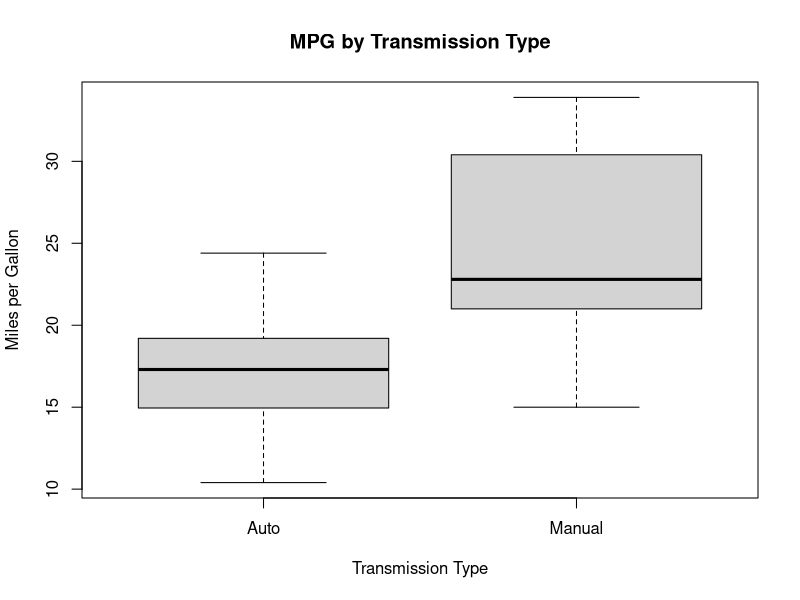
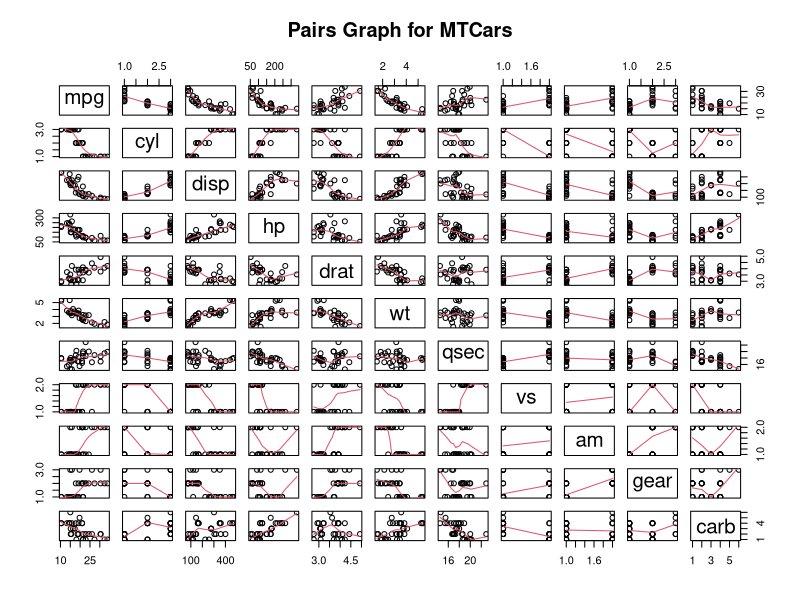
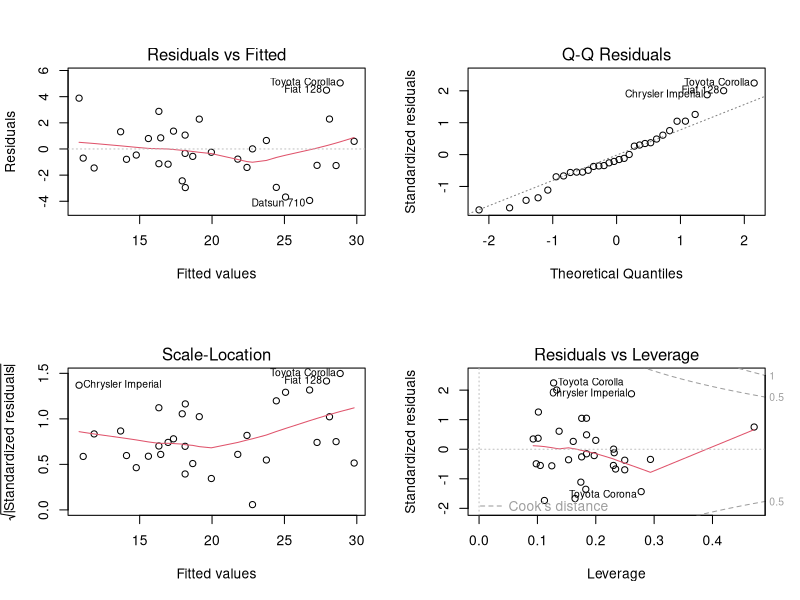

Generate these figures, in order, with R:
## ---- chunk 1
data(mtcars)
str(mtcars)
head(mtcars)
## ---- chunk 2
mtcars$cyl <- factor(mtcars$cyl)
mtcars$vs <- factor(mtcars$vs)
mtcars$gear <- factor(mtcars$gear)
mtcars$carb <- factor(mtcars$carb)
mtcars$am <- factor(mtcars$am)
## ---- chunk 3
levels(mtcars$am) <- c("Auto", "Manual")
## ---- chunk 4
t.test(mpg ~ am, data = mtcars)
## ---- chunk 5
model.all <- lm(mpg ~ ., data = mtcars)
model <- step(model.all)
## ---- chunk 6
summary(model)
## ---- chunk 7
model0 <- lm(mpg ~ am, data = mtcars)
anova(model0, model)
## ---- chunk 8
leverage <- hatvalues(model)
## ---- chunk 9
leverage[which(leverage > 0.5)]
## ---- chunk 10
plot(mpg ~ am, data = mtcars, main = "MPG by Transmission Type", xlab = "Transmission Type", ylab = "Miles per Gallon")
## ---- chunk 11
pairs(mtcars, panel = panel.smooth, main = "Pairs Graph for MTCars")
## ---- chunk 12
par(mfrow = c(2, 2))
plot(model)
